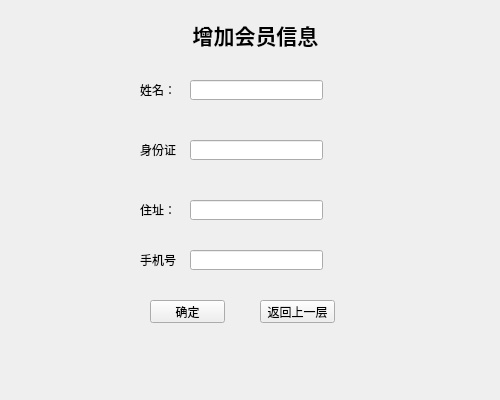
<?xml version="1.0" encoding="UTF-8"?>
<ui version="4.0">
 <class>AddUser</class>
 <widget class="QWidget" name="AddUser">
  <property name="geometry">
   <rect>
    <x>0</x>
    <y>0</y>
    <width>500</width>
    <height>400</height>
   </rect>
  </property>
  <property name="windowTitle">
   <string>Form</string>
  </property>
  <widget class="QLineEdit" name="AddrLineEdit">
   <property name="geometry">
    <rect>
     <x>190</x>
     <y>200</y>
     <width>133</width>
     <height>20</height>
    </rect>
   </property>
  </widget>
  <widget class="QLabel" name="PhoneLabel">
   <property name="geometry">
    <rect>
     <x>140</x>
     <y>250</y>
     <width>40</width>
     <height>20</height>
    </rect>
   </property>
   <property name="text">
    <string>手机号：</string>
   </property>
  </widget>
  <widget class="QLineEdit" name="PhoneLineEdit">
   <property name="geometry">
    <rect>
     <x>190</x>
     <y>250</y>
     <width>133</width>
     <height>20</height>
    </rect>
   </property>
  </widget>
  <widget class="QLabel" name="AddrLabel">
   <property name="geometry">
    <rect>
     <x>140</x>
     <y>200</y>
     <width>40</width>
     <height>20</height>
    </rect>
   </property>
   <property name="text">
    <string>住址：</string>
   </property>
  </widget>
  <widget class="QLineEdit" name="IDLineEdit">
   <property name="geometry">
    <rect>
     <x>190</x>
     <y>140</y>
     <width>133</width>
     <height>20</height>
    </rect>
   </property>
  </widget>
  <widget class="QLabel" name="IDLabel">
   <property name="geometry">
    <rect>
     <x>140</x>
     <y>140</y>
     <width>40</width>
     <height>20</height>
    </rect>
   </property>
   <property name="text">
    <string>身份证：</string>
   </property>
  </widget>
  <widget class="QLabel" name="TitleLabel">
   <property name="geometry">
    <rect>
     <x>180</x>
     <y>10</y>
     <width>151</width>
     <height>51</height>
    </rect>
   </property>
   <property name="text">
    <string>&lt;html&gt;&lt;head/&gt;&lt;body&gt;&lt;p align=&quot;center&quot;&gt;&lt;span style=&quot; font-size:16pt; font-weight:600;&quot;&gt;增加会员信息&lt;/span&gt;&lt;/p&gt;&lt;/body&gt;&lt;/html&gt;</string>
   </property>
  </widget>
  <widget class="QLineEdit" name="NameLineEdit">
   <property name="geometry">
    <rect>
     <x>190</x>
     <y>80</y>
     <width>133</width>
     <height>20</height>
    </rect>
   </property>
   <property name="styleSheet">
    <string notr="true"/>
   </property>
  </widget>
  <widget class="QLabel" name="NameLabel">
   <property name="geometry">
    <rect>
     <x>140</x>
     <y>80</y>
     <width>40</width>
     <height>20</height>
    </rect>
   </property>
   <property name="text">
    <string>姓名：</string>
   </property>
  </widget>
  <widget class="QLabel" name="BGRLabel">
   <property name="geometry">
    <rect>
     <x>0</x>
     <y>0</y>
     <width>500</width>
     <height>400</height>
    </rect>
   </property>
   <property name="styleSheet">
    <string notr="true">border-image: url(:/image/backimage.png);</string>
   </property>
   <property name="text">
    <string/>
   </property>
  </widget>
  <widget class="QPushButton" name="OkBtn">
   <property name="geometry">
    <rect>
     <x>150</x>
     <y>300</y>
     <width>75</width>
     <height>23</height>
    </rect>
   </property>
   <property name="text">
    <string>确定</string>
   </property>
  </widget>
  <widget class="QPushButton" name="returnBtn">
   <property name="geometry">
    <rect>
     <x>260</x>
     <y>300</y>
     <width>75</width>
     <height>23</height>
    </rect>
   </property>
   <property name="text">
    <string>返回上一层</string>
   </property>
  </widget>
  <zorder>BGRLabel</zorder>
  <zorder>AddrLineEdit</zorder>
  <zorder>PhoneLabel</zorder>
  <zorder>PhoneLineEdit</zorder>
  <zorder>AddrLabel</zorder>
  <zorder>IDLineEdit</zorder>
  <zorder>IDLabel</zorder>
  <zorder>TitleLabel</zorder>
  <zorder>NameLineEdit</zorder>
  <zorder>NameLabel</zorder>
  <zorder>OkBtn</zorder>
  <zorder>returnBtn</zorder>
 </widget>
 <resources/>
 <connections/>
</ui>
